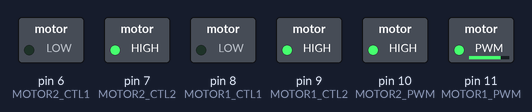
Simulated run of this sketch. Board: Arduino Uno, built with avr-gcc and run on an emulated ATmega328P. Parts: switched loads named in the sketch (green lamp = pin HIGH).

Above: at 0.05 s.
At 3.15 s:
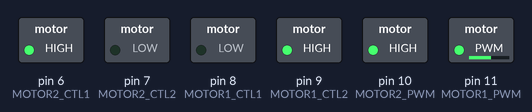
Timing chart, 0 to 3.7 s (numbered marks = the images above):
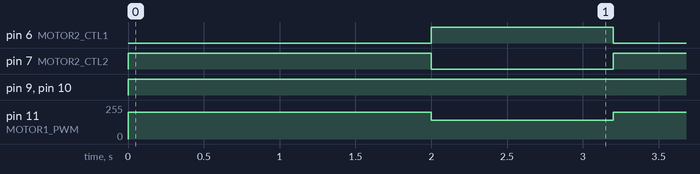

The sketch:

PIROB_cuadrado.ino
```cpp
/*********************************************************************************************

  Tutorial: Robot 4x4 con Arduino
  Autor: Luis Sanchez
  Partiendo de:
  http://blog.bricogeek.com/noticias/tutoriales/tutorial-robot-4x4-con-arduino/

 ********************************************************************************************/
#define MOTOR1_CTL1  8  // I1
#define MOTOR1_CTL2  9  // I2
#define MOTOR1_PWM   11 // EA

#define MOTOR2_CTL1  6  // I3
#define MOTOR2_CTL2  7  // I4
#define MOTOR2_PWM   10 // EB

#define MOTOR_DIR_FORWARD  0
#define MOTOR_DIR_BACKWARD   1

void setup()
{
  // Setup pins for motor 1
   pinMode(MOTOR1_CTL1,OUTPUT);
   pinMode(MOTOR1_CTL2,OUTPUT);
   pinMode(MOTOR1_PWM,OUTPUT);

  // Setup pins for motor 2
   pinMode(MOTOR2_CTL1,OUTPUT);
   pinMode(MOTOR2_CTL2,OUTPUT);
   pinMode(MOTOR2_PWM,OUTPUT);
}

void setSpeed(char motor_num, char motor_speed)
{
   if (motor_num == 1)
   {
      analogWrite(MOTOR1_PWM, motor_speed);
   }
   else
   {
      analogWrite(MOTOR2_PWM, motor_speed);
   }
}

void motorStart(char motor_num, byte direction)
{

   char pin_ctl1;
   char pin_ctl2;

   if (motor_num == 1)
   {
      pin_ctl1 = MOTOR1_CTL1;
      pin_ctl2 = MOTOR1_CTL2;
   }
   else
   {
      pin_ctl1 = MOTOR2_CTL1;
      pin_ctl2 = MOTOR2_CTL2;
   }

   switch (direction)
   {
     case MOTOR_DIR_FORWARD:
     {
       digitalWrite(pin_ctl1,LOW);
       digitalWrite(pin_ctl2,HIGH);
     }
     break;

     case MOTOR_DIR_BACKWARD:
     {
        digitalWrite(pin_ctl1,HIGH);
        digitalWrite(pin_ctl2,LOW);
     }
     break;
   }
}

void motorStop(char motor_num)
{
   setSpeed(motor_num, 0);
   if (motor_num == 1)
   {
     digitalWrite(MOTOR1_CTL1,HIGH);
     digitalWrite(MOTOR1_CTL2,HIGH);
   }
   else
   {
     digitalWrite(MOTOR2_CTL1,HIGH);
     digitalWrite(MOTOR2_CTL2,HIGH);
   }
}

void loop()
{
  // Start motors!
  motorStart(1, MOTOR_DIR_FORWARD);
  setSpeed(1, 200);
  motorStart(2, MOTOR_DIR_FORWARD);
  setSpeed(2, 200);

  delay(2000);

  motorStart(1, MOTOR_DIR_FORWARD);
  setSpeed(1, 140);
  motorStart(2, MOTOR_DIR_BACKWARD);
  setSpeed(2, 140);

  delay(1200);


}
```

Measured:
- by itself, pin 6 (MOTOR2_CTL1): alternates HIGH for 1.2 s and LOW for 2.0 s
- by itself, pin 7 (MOTOR2_CTL2): alternates HIGH for 2.0 s and LOW for 1.2 s
- by itself, pin 9 (MOTOR1_CTL2), pin 10 (MOTOR2_PWM): LOW → HIGH at 0.00 s
- by itself, pin 11 (MOTOR1_PWM): alternates 200/255 for 2.0 s and 140/255 for 1.2 s
